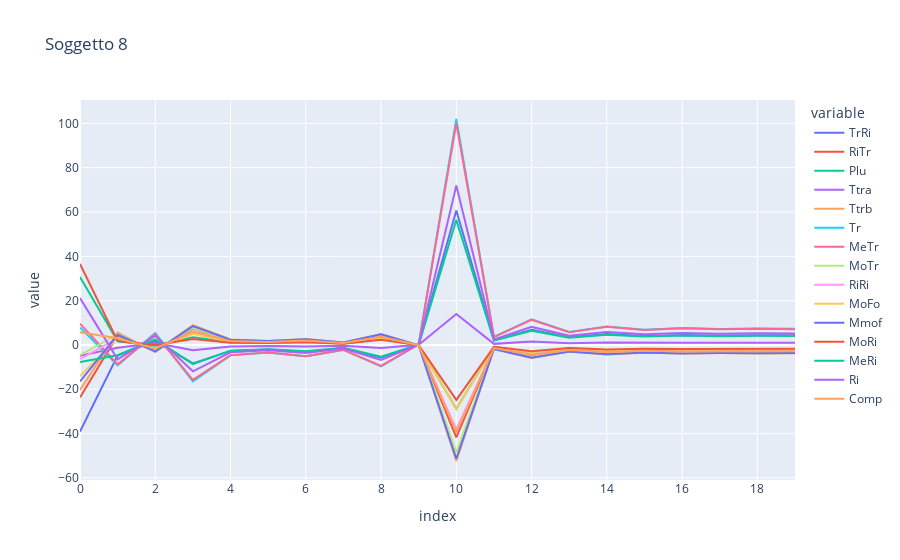
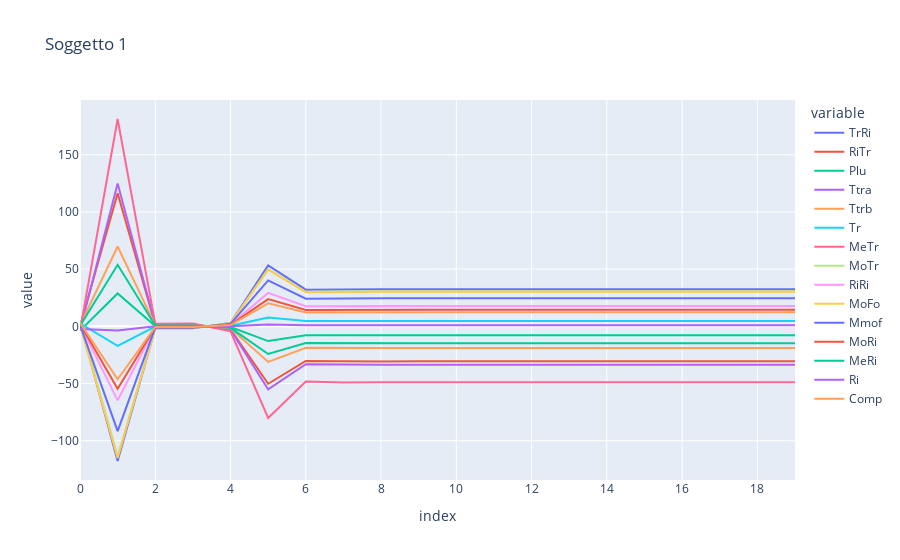
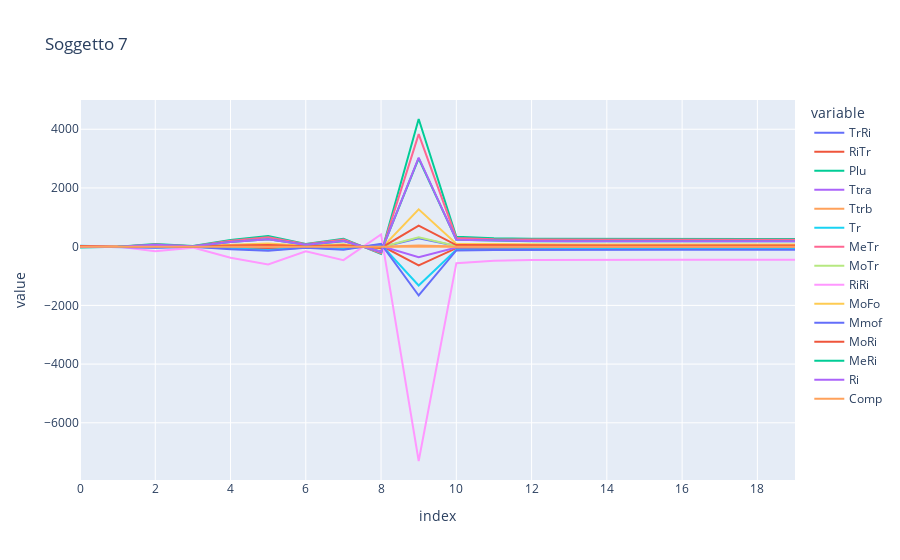

The notebook cell saved with these charts, in order:
### Code cell
fig = px.line(df_evolve_8, title='Soggetto 8')
fig.show()
fig = px.line(df_evolve_1, title='Soggetto 1')
fig.show()
fig = px.line(df_evolve_7, title='Soggetto 7')
fig.show()

### Figure 1 — Plotly figure (JSON) as saved in the notebook; plotly's stock layout.template omitted (floating-point values rounded to 4 significant figures)
{"data": [{"hovertemplate": "variable=TrRi<br>index=%{x}<br>value=%{y}<extra></extra>", "legendgroup": "TrRi", "line": {"color": "#636efa", "dash": "solid"}, "marker": {"symbol": "circle"}, "mode": "lines", "name": "TrRi", "orientation": "v", "showlegend": true, "type": "scatter", "x": [0, 1, 2, 3, 4, 5, 6, 7, 8, 9, 10, 11, 12, 13, 14, 15, 16, 17, 18, 19], "xaxis": "x", "y": [-39.1, -4.831, 1.766, -8.32, -2.673, -2.046, -3.064, -1.341, -5.748, 0.1775, 60.7, 2.133, 6.868, 3.477, 4.97, 4.06, 4.536, 4.263, 4.412, 4.328], "yaxis": "y"}, {"hovertemplate": "variable=RiTr<br>index=%{x}<br>value=%{y}<extra></extra>", "legendgroup": "RiTr", "line": {"color": "#EF553B", "dash": "solid"}, "marker": {"symbol": "circle"}, "mode": "lines", "name": "RiTr", "orientation": "v", "showlegend": true, "type": "scatter", "x": [0, 1, 2, 3, 4, 5, 6, 7, 8, 9, 10, 11, 12, 13, 14, 15, 16, 17, 18, 19], "xaxis": "x", "y": [-23.65, 4.352, -2.82, 7.399, 1.98, 1.42, 2.107, 0.9222, 3.953, -0.122, -41.74, -1.466, -4.723, -2.391, -3.418, -2.792, -3.119, -2.931, -3.034, -2.976], "yaxis": "y"}, {"hovertemplate": "variable=Plu<br>index=%{x}<br>value=%{y}<extra></extra>", "legendgroup": "Plu", "line": {"color": "#00cc96", "dash": "solid"}, "marker": {"symbol": "circle"}, "mode": "lines", "name": "Plu", "orientation": "v", "showlegend": true, "type": "scatter", "x": [0, 1, 2, 3, 4, 5, 6, 7, 8, 9, 10, 11, 12, 13, 14, 15, 16, 17, 18, 19], "xaxis": "x", "y": [30.67, 1.665, -0.3769, 3.42, 1.223, 0.9657, 1.452, 0.6356, 2.725, -0.08411, -28.77, -1.011, -3.255, -1.648, -2.356, -1.924, -2.15, -2.02, -2.091, -2.051], "yaxis": "y"}, {"hovertemplate": "variable=Ttra<br>index=%{x}<br>value=%{y}<extra></extra>", "legendgroup": "Ttra", "line": {"color": "#ab63fa", "dash": "solid"}, "marker": {"symbol": "circle"}, "mode": "lines", "name": "Ttra", "orientation": "v", "showlegend": true, "type": "scatter", "x": [0, 1, 2, 3, 4, 5, 6, 7, 8, 9, 10, 11, 12, 13, 14, 15, 16, 17, 18, 19], "xaxis": "x", "y": [-4.866, -1.308, 0.845, -2.378, -0.6532, -0.4732, -0.7031, -0.3077, -1.319, 0.04072, 13.93, 0.4893, 1.576, 0.7978, 1.141, 0.9316, 1.041, 0.9781, 1.012, 0.9931], "yaxis": "y"}, {"hovertemplate": "variable=Ttrb<br>index=%{x}<br>value=%{y}<extra></extra>", "legendgroup": "Ttrb", "line": {"color": "#FFA15A", "dash": "solid"}, "marker": {"symbol": "circle"}, "mode": "lines", "name": "Ttrb", "orientation": "v", "showlegend": true, "type": "scatter", "x": [0, 1, 2, 3, 4, 5, 6, 7, 8, 9, 10, 11, 12, 13, 14, 15, 16, 17, 18, 19], "xaxis": "x", "y": [-20.29, 5.552, -3.214, 8.988, 2.46, 1.78, 2.644, 1.157, 4.959, -0.1531, -52.36, -1.84, -5.925, -2.999, -4.288, -3.502, -3.913, -3.677, -3.806, -3.734], "yaxis": "y"}, {"hovertemplate": "variable=Tr<br>index=%{x}<br>value=%{y}<extra></extra>", "legendgroup": "Tr", "line": {"color": "#19d3f3", "dash": "solid"}, "marker": {"symbol": "circle"}, "mode": "lines", "name": "Tr", "orientation": "v", "showlegend": true, "type": "scatter", "x": [0, 1, 2, 3, 4, 5, 6, 7, 8, 9, 10, 11, 12, 13, 14, 15, 16, 17, 18, 19], "xaxis": "x", "y": [7.901, -9.169, 5.379, -16.46, -4.701, -3.457, -5.147, -2.253, -9.656, 0.2981, 102.0, 3.582, 11.54, 5.84, 8.349, 6.819, 7.619, 7.16, 7.411, 7.27], "yaxis": "y"}, {"hovertemplate": "variable=MeTr<br>index=%{x}<br>value=%{y}<extra></extra>", "legendgroup": "MeTr", "line": {"color": "#FF6692", "dash": "solid"}, "marker": {"symbol": "circle"}, "mode": "lines", "name": "MeTr", "orientation": "v", "showlegend": true, "type": "scatter", "x": [0, 1, 2, 3, 4, 5, 6, 7, 8, 9, 10, 11, 12, 13, 14, 15, 16, 17, 18, 19], "xaxis": "x", "y": [9.621, -8.724, 4.923, -15.77, -4.583, -3.392, -5.055, -2.212, -9.483, 0.2927, 100.1, 3.518, 11.33, 5.736, 8.2, 6.697, 7.483, 7.032, 7.279, 7.14], "yaxis": "y"}, {"hovertemplate": "variable=MoTr<br>index=%{x}<br>value=%{y}<extra></extra>", "legendgroup": "MoTr", "line": {"color": "#B6E880", "dash": "solid"}, "marker": {"symbol": "circle"}, "mode": "lines", "name": "MoTr", "orientation": "v", "showlegend": true, "type": "scatter", "x": [0, 1, 2, 3, 4, 5, 6, 7, 8, 9, 10, 11, 12, 13, 14, 15, 16, 17, 18, 19], "xaxis": "x", "y": [-4.587, 4.795, -2.366, 7.669, 2.223, 1.643, 2.448, 1.071, 4.592, -0.1418, -48.49, -1.704, -5.487, -2.778, -3.971, -3.243, -3.624, -3.406, -3.525, -3.458], "yaxis": "y"}, {"hovertemplate": "variable=RiRi<br>index=%{x}<br>value=%{y}<extra></extra>", "legendgroup": "RiRi", "line": {"color": "#FF97FF", "dash": "solid"}, "marker": {"symbol": "circle"}, "mode": "lines", "name": "RiRi", "orientation": "v", "showlegend": true, "type": "scatter", "x": [0, 1, 2, 3, 4, 5, 6, 7, 8, 9, 10, 11, 12, 13, 14, 15, 16, 17, 18, 19], "xaxis": "x", "y": [-6.363, 3.078, -1.964, 6.044, 1.743, 1.287, 1.917, 0.8391, 3.597, -0.111, -37.98, -1.334, -4.297, -2.175, -3.11, -2.54, -2.838, -2.667, -2.761, -2.708], "yaxis": "y"}, {"hovertemplate": "variable=MoFo<br>index=%{x}<br>value=%{y}<extra></extra>", "legendgroup": "MoFo", "line": {"color": "#FECB52", "dash": "solid"}, "marker": {"symbol": "circle"}, "mode": "lines", "name": "MoFo", "orientation": "v", "showlegend": true, "type": "scatter", "x": [0, 1, 2, 3, 4, 5, 6, 7, 8, 9, 10, 11, 12, 13, 14, 15, 16, 17, 18, 19], "xaxis": "x", "y": [-14.04, 3.199, -1.862, 5.063, 1.368, 0.9848, 1.462, 0.6398, 2.742, -0.08466, -28.96, -1.017, -3.276, -1.659, -2.371, -1.937, -2.164, -2.034, -2.105, -2.065], "yaxis": "y"}, {"hovertemplate": "variable=Mmof<br>index=%{x}<br>value=%{y}<extra></extra>", "legendgroup": "Mmof", "line": {"color": "#636efa", "dash": "solid"}, "marker": {"symbol": "circle"}, "mode": "lines", "name": "Mmof", "orientation": "v", "showlegend": true, "type": "scatter", "x": [0, 1, 2, 3, 4, 5, 6, 7, 8, 9, 10, 11, 12, 13, 14, 15, 16, 17, 18, 19], "xaxis": "x", "y": [-16.48, 4.595, -2.908, 8.476, 2.383, 1.742, 2.592, 1.134, 4.863, -0.1501, -51.35, -1.804, -5.81, -2.941, -4.205, -3.434, -3.837, -3.606, -3.733, -3.661], "yaxis": "y"}, {"hovertemplate": "variable=MoRi<br>index=%{x}<br>value=%{y}<extra></extra>", "legendgroup": "MoRi", "line": {"color": "#EF553B", "dash": "solid"}, "marker": {"symbol": "circle"}, "mode": "lines", "name": "MoRi", "orientation": "v", "showlegend": true, "type": "scatter", "x": [0, 1, 2, 3, 4, 5, 6, 7, 8, 9, 10, 11, 12, 13, 14, 15, 16, 17, 18, 19], "xaxis": "x", "y": [36.59, 1.801, 0.03013, 2.646, 1.029, 0.8305, 1.252, 0.5482, 2.35, -0.07254, -24.81, -0.8718, -2.808, -1.421, -2.032, -1.66, -1.854, -1.743, -1.804, -1.769], "yaxis": "y"}, {"hovertemplate": "variable=MeRi<br>index=%{x}<br>value=%{y}<extra></extra>", "legendgroup": "MeRi", "line": {"color": "#00cc96", "dash": "solid"}, "marker": {"symbol": "circle"}, "mode": "lines", "name": "MeRi", "orientation": "v", "showlegend": true, "type": "scatter", "x": [0, 1, 2, 3, 4, 5, 6, 7, 8, 9, 10, 11, 12, 13, 14, 15, 16, 17, 18, 19], "xaxis": "x", "y": [-7.748, -4.666, 2.561, -8.647, -2.562, -1.909, -2.848, -1.247, -5.343, 0.1649, 56.42, 1.982, 6.384, 3.232, 4.62, 3.774, 4.216, 3.962, 4.101, 4.023], "yaxis": "y"}, {"hovertemplate": "variable=Ri<br>index=%{x}<br>value=%{y}<extra></extra>", "legendgroup": "Ri", "line": {"color": "#ab63fa", "dash": "solid"}, "marker": {"symbol": "circle"}, "mode": "lines", "name": "Ri", "orientation": "v", "showlegend": true, "type": "scatter", "x": [0, 1, 2, 3, 4, 5, 6, 7, 8, 9, 10, 11, 12, 13, 14, 15, 16, 17, 18, 19], "xaxis": "x", "y": [21.17, -6.475, 4.087, -11.9, -3.341, -2.441, -3.632, -1.589, -6.813, 0.2103, 71.94, 2.527, 8.14, 4.121, 5.891, 4.812, 5.376, 5.052, 5.229, 5.13], "yaxis": "y"}, {"hovertemplate": "variable=Comp<br>index=%{x}<br>value=%{y}<extra></extra>", "legendgroup": "Comp", "line": {"color": "#FFA15A", "dash": "solid"}, "marker": {"symbol": "circle"}, "mode": "lines", "name": "Comp", "orientation": "v", "showlegend": true, "type": "scatter", "x": [0, 1, 2, 3, 4, 5, 6, 7, 8, 9, 10, 11, 12, 13, 14, 15, 16, 17, 18, 19], "xaxis": "x", "y": [5.757, 3.039, -1.707, 5.943, 1.783, 1.334, 1.992, 0.8718, 3.737, -0.1154, -39.45, -1.386, -4.464, -2.26, -3.231, -2.639, -2.949, -2.771, -2.868, -2.813], "yaxis": "y"}], "layout": {"legend": {"title": {"text": "variable"}, "tracegroupgap": 0}, "title": {"text": "Soggetto 8"}, "xaxis": {"anchor": "y", "domain": [0, 1], "title": {"text": "index"}}, "yaxis": {"anchor": "x", "domain": [0, 1], "title": {"text": "value"}}}}

### Figure 2 — Plotly figure (JSON) as saved in the notebook; plotly's stock layout.template omitted (floating-point values rounded to 4 significant figures)
{"data": [{"hovertemplate": "variable=TrRi<br>index=%{x}<br>value=%{y}<extra></extra>", "legendgroup": "TrRi", "line": {"color": "#636efa", "dash": "solid"}, "marker": {"symbol": "circle"}, "mode": "lines", "name": "TrRi", "orientation": "v", "showlegend": true, "type": "scatter", "x": [0, 1, 2, 3, 4, 5, 6, 7, 8, 9, 10, 11, 12, 13, 14, 15, 16, 17, 18, 19], "xaxis": "x", "y": [3.351, -117.7, -1.453, -1.658, 2.863, 53.23, 32.06, 32.59, 32.49, 32.48, 32.48, 32.48, 32.48, 32.48, 32.48, 32.48, 32.48, 32.48, 32.48, 32.48], "yaxis": "y"}, {"hovertemplate": "variable=RiTr<br>index=%{x}<br>value=%{y}<extra></extra>", "legendgroup": "RiTr", "line": {"color": "#EF553B", "dash": "solid"}, "marker": {"symbol": "circle"}, "mode": "lines", "name": "RiTr", "orientation": "v", "showlegend": true, "type": "scatter", "x": [0, 1, 2, 3, 4, 5, 6, 7, 8, 9, 10, 11, 12, 13, 14, 15, 16, 17, 18, 19], "xaxis": "x", "y": [-0.04201, 116.4, 1.373, 1.564, -2.7, -50.22, -30.24, -30.74, -30.65, -30.64, -30.64, -30.64, -30.64, -30.64, -30.64, -30.64, -30.64, -30.64, -30.64, -30.64], "yaxis": "y"}, {"hovertemplate": "variable=Plu<br>index=%{x}<br>value=%{y}<extra></extra>", "legendgroup": "Plu", "line": {"color": "#00cc96", "dash": "solid"}, "marker": {"symbol": "circle"}, "mode": "lines", "name": "Plu", "orientation": "v", "showlegend": true, "type": "scatter", "x": [0, 1, 2, 3, 4, 5, 6, 7, 8, 9, 10, 11, 12, 13, 14, 15, 16, 17, 18, 19], "xaxis": "x", "y": [-3.748, 28.72, 0.3517, 0.4023, -0.6938, -12.9, -7.77, -7.899, -7.875, -7.873, -7.872, -7.872, -7.872, -7.872, -7.872, -7.872, -7.872, -7.872, -7.872, -7.872], "yaxis": "y"}, {"hovertemplate": "variable=Ttra<br>index=%{x}<br>value=%{y}<extra></extra>", "legendgroup": "Ttra", "line": {"color": "#ab63fa", "dash": "solid"}, "marker": {"symbol": "circle"}, "mode": "lines", "name": "Ttra", "orientation": "v", "showlegend": true, "type": "scatter", "x": [0, 1, 2, 3, 4, 5, 6, 7, 8, 9, 10, 11, 12, 13, 14, 15, 16, 17, 18, 19], "xaxis": "x", "y": [-2.982, 124.8, 1.504, 1.715, -2.961, -55.06, -33.16, -33.71, -33.6, -33.6, -33.59, -33.59, -33.59, -33.59, -33.59, -33.59, -33.59, -33.59, -33.59, -33.59], "yaxis": "y"}, {"hovertemplate": "variable=Ttrb<br>index=%{x}<br>value=%{y}<extra></extra>", "legendgroup": "Ttrb", "line": {"color": "#FFA15A", "dash": "solid"}, "marker": {"symbol": "circle"}, "mode": "lines", "name": "Ttrb", "orientation": "v", "showlegend": true, "type": "scatter", "x": [0, 1, 2, 3, 4, 5, 6, 7, 8, 9, 10, 11, 12, 13, 14, 15, 16, 17, 18, 19], "xaxis": "x", "y": [0.9493, 69.78, 0.8507, 0.9695, -1.674, -31.13, -18.75, -19.06, -19.0, -19.0, -18.99, -18.99, -18.99, -18.99, -18.99, -18.99, -18.99, -18.99, -18.99, -18.99], "yaxis": "y"}, {"hovertemplate": "variable=Tr<br>index=%{x}<br>value=%{y}<extra></extra>", "legendgroup": "Tr", "line": {"color": "#19d3f3", "dash": "solid"}, "marker": {"symbol": "circle"}, "mode": "lines", "name": "Tr", "orientation": "v", "showlegend": true, "type": "scatter", "x": [0, 1, 2, 3, 4, 5, 6, 7, 8, 9, 10, 11, 12, 13, 14, 15, 16, 17, 18, 19], "xaxis": "x", "y": [2.503, -17.07, -0.2114, -0.2407, 0.4158, 7.732, 4.656, 4.734, 4.719, 4.718, 4.717, 4.717, 4.717, 4.717, 4.717, 4.717, 4.717, 4.717, 4.717, 4.717], "yaxis": "y"}, {"hovertemplate": "variable=MeTr<br>index=%{x}<br>value=%{y}<extra></extra>", "legendgroup": "MeTr", "line": {"color": "#FF6692", "dash": "solid"}, "marker": {"symbol": "circle"}, "mode": "lines", "name": "MeTr", "orientation": "v", "showlegend": true, "type": "scatter", "x": [0, 1, 2, 3, 4, 5, 6, 7, 8, 9, 10, 11, 12, 13, 14, 15, 16, 17, 18, 19], "xaxis": "x", "y": [-3.816, 181.2, 2.188, 2.495, -4.307, -80.1, -48.23, -49.04, -48.88, -48.87, -48.87, -48.87, -48.87, -48.87, -48.87, -48.87, -48.87, -48.87, -48.87, -48.87], "yaxis": "y"}, {"hovertemplate": "variable=MoTr<br>index=%{x}<br>value=%{y}<extra></extra>", "legendgroup": "MoTr", "line": {"color": "#B6E880", "dash": "solid"}, "marker": {"symbol": "circle"}, "mode": "lines", "name": "MoTr", "orientation": "v", "showlegend": true, "type": "scatter", "x": [0, 1, 2, 3, 4, 5, 6, 7, 8, 9, 10, 11, 12, 13, 14, 15, 16, 17, 18, 19], "xaxis": "x", "y": [3.919, -113.5, -1.368, -1.56, 2.693, 50.09, 30.16, 30.66, 30.57, 30.56, 30.56, 30.56, 30.56, 30.56, 30.56, 30.56, 30.56, 30.56, 30.56, 30.56], "yaxis": "y"}, {"hovertemplate": "variable=RiRi<br>index=%{x}<br>value=%{y}<extra></extra>", "legendgroup": "RiRi", "line": {"color": "#FF97FF", "dash": "solid"}, "marker": {"symbol": "circle"}, "mode": "lines", "name": "RiRi", "orientation": "v", "showlegend": true, "type": "scatter", "x": [0, 1, 2, 3, 4, 5, 6, 7, 8, 9, 10, 11, 12, 13, 14, 15, 16, 17, 18, 19], "xaxis": "x", "y": [1.706, -64.72, -0.7977, -0.9103, 1.571, 29.22, 17.6, 17.89, 17.83, 17.83, 17.83, 17.83, 17.83, 17.83, 17.83, 17.83, 17.83, 17.83, 17.83, 17.83], "yaxis": "y"}, {"hovertemplate": "variable=MoFo<br>index=%{x}<br>value=%{y}<extra></extra>", "legendgroup": "MoFo", "line": {"color": "#FECB52", "dash": "solid"}, "marker": {"symbol": "circle"}, "mode": "lines", "name": "MoFo", "orientation": "v", "showlegend": true, "type": "scatter", "x": [0, 1, 2, 3, 4, 5, 6, 7, 8, 9, 10, 11, 12, 13, 14, 15, 16, 17, 18, 19], "xaxis": "x", "y": [1.204, -115.0, -1.355, -1.543, 2.665, 49.56, 29.85, 30.34, 30.25, 30.24, 30.24, 30.24, 30.24, 30.24, 30.24, 30.24, 30.24, 30.24, 30.24, 30.24], "yaxis": "y"}, {"hovertemplate": "variable=Mmof<br>index=%{x}<br>value=%{y}<extra></extra>", "legendgroup": "Mmof", "line": {"color": "#636efa", "dash": "solid"}, "marker": {"symbol": "circle"}, "mode": "lines", "name": "Mmof", "orientation": "v", "showlegend": true, "type": "scatter", "x": [0, 1, 2, 3, 4, 5, 6, 7, 8, 9, 10, 11, 12, 13, 14, 15, 16, 17, 18, 19], "xaxis": "x", "y": [1.325, -91.56, -1.096, -1.248, 2.156, 40.09, 24.15, 24.55, 24.47, 24.46, 24.46, 24.46, 24.46, 24.46, 24.46, 24.46, 24.46, 24.46, 24.46, 24.46], "yaxis": "y"}, {"hovertemplate": "variable=MoRi<br>index=%{x}<br>value=%{y}<extra></extra>", "legendgroup": "MoRi", "line": {"color": "#EF553B", "dash": "solid"}, "marker": {"symbol": "circle"}, "mode": "lines", "name": "MoRi", "orientation": "v", "showlegend": true, "type": "scatter", "x": [0, 1, 2, 3, 4, 5, 6, 7, 8, 9, 10, 11, 12, 13, 14, 15, 16, 17, 18, 19], "xaxis": "x", "y": [2.239, -54.58, -0.6491, -0.7406, 1.278, 23.77, 14.32, 14.55, 14.51, 14.51, 14.5, 14.5, 14.5, 14.5, 14.5, 14.5, 14.5, 14.5, 14.5, 14.5], "yaxis": "y"}, {"hovertemplate": "variable=MeRi<br>index=%{x}<br>value=%{y}<extra></extra>", "legendgroup": "MeRi", "line": {"color": "#00cc96", "dash": "solid"}, "marker": {"symbol": "circle"}, "mode": "lines", "name": "MeRi", "orientation": "v", "showlegend": true, "type": "scatter", "x": [0, 1, 2, 3, 4, 5, 6, 7, 8, 9, 10, 11, 12, 13, 14, 15, 16, 17, 18, 19], "xaxis": "x", "y": [0.2565, 53.75, 0.6607, 0.7526, -1.3, -24.17, -14.56, -14.8, -14.75, -14.75, -14.75, -14.75, -14.75, -14.75, -14.75, -14.75, -14.75, -14.75, -14.75, -14.75], "yaxis": "y"}, {"hovertemplate": "variable=Ri<br>index=%{x}<br>value=%{y}<extra></extra>", "legendgroup": "Ri", "line": {"color": "#ab63fa", "dash": "solid"}, "marker": {"symbol": "circle"}, "mode": "lines", "name": "Ri", "orientation": "v", "showlegend": true, "type": "scatter", "x": [0, 1, 2, 3, 4, 5, 6, 7, 8, 9, 10, 11, 12, 13, 14, 15, 16, 17, 18, 19], "xaxis": "x", "y": [-2.397, -3.56, -0.04601, -0.05032, 0.08813, 1.639, 0.987, 1.003, 1.0, 1.0, 1.0, 1.0, 1.0, 1.0, 1.0, 1.0, 1.0, 1.0, 1.0, 1.0], "yaxis": "y"}, {"hovertemplate": "variable=Comp<br>index=%{x}<br>value=%{y}<extra></extra>", "legendgroup": "Comp", "line": {"color": "#FFA15A", "dash": "solid"}, "marker": {"symbol": "circle"}, "mode": "lines", "name": "Comp", "orientation": "v", "showlegend": true, "type": "scatter", "x": [0, 1, 2, 3, 4, 5, 6, 7, 8, 9, 10, 11, 12, 13, 14, 15, 16, 17, 18, 19], "xaxis": "x", "y": [3.134, -46.33, -0.5478, -0.6255, 1.079, 20.07, 12.09, 12.29, 12.25, 12.25, 12.25, 12.25, 12.25, 12.25, 12.25, 12.25, 12.25, 12.25, 12.25, 12.25], "yaxis": "y"}], "layout": {"legend": {"title": {"text": "variable"}, "tracegroupgap": 0}, "title": {"text": "Soggetto 1"}, "xaxis": {"anchor": "y", "domain": [0, 1], "title": {"text": "index"}}, "yaxis": {"anchor": "x", "domain": [0, 1], "title": {"text": "value"}}}}

### Figure 3 — Plotly figure (JSON) as saved in the notebook; plotly's stock layout.template omitted (floating-point values rounded to 4 significant figures)
{"data": [{"hovertemplate": "variable=TrRi<br>index=%{x}<br>value=%{y}<extra></extra>", "legendgroup": "TrRi", "line": {"color": "#636efa", "dash": "solid"}, "marker": {"symbol": "circle"}, "mode": "lines", "name": "TrRi", "orientation": "v", "showlegend": true, "type": "scatter", "x": [0, 1, 2, 3, 4, 5, 6, 7, 8, 9, 10, 11, 12, 13, 14, 15, 16, 17, 18, 19], "xaxis": "x", "y": [-11.61, 1.303, 4.401, 1.456, 14.79, 23.9, 6.191, 18.06, -16.57, 289.2, 22.39, 19.11, 18.12, 17.76, 17.61, 17.55, 17.53, 17.51, 17.51, 17.51], "yaxis": "y"}, {"hovertemplate": "variable=RiTr<br>index=%{x}<br>value=%{y}<extra></extra>", "legendgroup": "RiTr", "line": {"color": "#EF553B", "dash": "solid"}, "marker": {"symbol": "circle"}, "mode": "lines", "name": "RiTr", "orientation": "v", "showlegend": true, "type": "scatter", "x": [0, 1, 2, 3, 4, 5, 6, 7, 8, 9, 10, 11, 12, 13, 14, 15, 16, 17, 18, 19], "xaxis": "x", "y": [-3.908, 1.141, -12.13, -3.334, -32.58, -52.85, -13.66, -39.9, 36.66, -639.7, -49.53, -42.28, -40.09, -39.28, -38.96, -38.82, -38.77, -38.74, -38.73, -38.73], "yaxis": "y"}, {"hovertemplate": "variable=Plu<br>index=%{x}<br>value=%{y}<extra></extra>", "legendgroup": "Plu", "line": {"color": "#00cc96", "dash": "solid"}, "marker": {"symbol": "circle"}, "mode": "lines", "name": "Plu", "orientation": "v", "showlegend": true, "type": "scatter", "x": [0, 1, 2, 3, 4, 5, 6, 7, 8, 9, 10, 11, 12, 13, 14, 15, 16, 17, 18, 19], "xaxis": "x", "y": [-30.63, -3.521, 88.33, 20.37, 224.8, 360.0, 93.64, 272.7, -248.8, 4349.0, 336.7, 287.4, 272.6, 267.1, 264.8, 263.9, 263.6, 263.4, 263.3, 263.3], "yaxis": "y"}, {"hovertemplate": "variable=Ttra<br>index=%{x}<br>value=%{y}<extra></extra>", "legendgroup": "Ttra", "line": {"color": "#ab63fa", "dash": "solid"}, "marker": {"symbol": "circle"}, "mode": "lines", "name": "Ttra", "orientation": "v", "showlegend": true, "type": "scatter", "x": [0, 1, 2, 3, 4, 5, 6, 7, 8, 9, 10, 11, 12, 13, 14, 15, 16, 17, 18, 19], "xaxis": "x", "y": [6.261, 2.383, -3.147, -2.722, -16.92, -29.23, -7.338, -21.74, 20.63, -357.0, -27.64, -23.59, -22.37, -21.92, -21.74, -21.66, -21.63, -21.62, -21.61, -21.61], "yaxis": "y"}, {"hovertemplate": "variable=Ttrb<br>index=%{x}<br>value=%{y}<extra></extra>", "legendgroup": "Ttrb", "line": {"color": "#FFA15A", "dash": "solid"}, "marker": {"symbol": "circle"}, "mode": "lines", "name": "Ttrb", "orientation": "v", "showlegend": true, "type": "scatter", "x": [0, 1, 2, 3, 4, 5, 6, 7, 8, 9, 10, 11, 12, 13, 14, 15, 16, 17, 18, 19], "xaxis": "x", "y": [-1.531, 1.94, -5.411, 1.286, 0.4117, 2.919, 0.4784, 1.784, -2.474, 39.3, 3.042, 2.597, 2.463, 2.413, 2.393, 2.385, 2.381, 2.38, 2.379, 2.379], "yaxis": "y"}, {"hovertemplate": "variable=Tr<br>index=%{x}<br>value=%{y}<extra></extra>", "legendgroup": "Tr", "line": {"color": "#19d3f3", "dash": "solid"}, "marker": {"symbol": "circle"}, "mode": "lines", "name": "Tr", "orientation": "v", "showlegend": true, "type": "scatter", "x": [0, 1, 2, 3, 4, 5, 6, 7, 8, 9, 10, 11, 12, 13, 14, 15, 16, 17, 18, 19], "xaxis": "x", "y": [28.87, 0.1866, -26.04, -6.134, -68.5, -109.6, -28.51, -83.0, 75.69, -1323.0, -102.5, -87.46, -82.94, -81.26, -80.59, -80.31, -80.2, -80.15, -80.13, -80.12], "yaxis": "y"}, {"hovertemplate": "variable=MeTr<br>index=%{x}<br>value=%{y}<extra></extra>", "legendgroup": "MeTr", "line": {"color": "#FF6692", "dash": "solid"}, "marker": {"symbol": "circle"}, "mode": "lines", "name": "MeTr", "orientation": "v", "showlegend": true, "type": "scatter", "x": [0, 1, 2, 3, 4, 5, 6, 7, 8, 9, 10, 11, 12, 13, 14, 15, 16, 17, 18, 19], "xaxis": "x", "y": [9.017, 1.31, 76.57, 17.8, 198.4, 317.3, 82.58, 240.4, -219.3, 3833.0, 296.8, 253.3, 240.2, 235.4, 233.4, 232.6, 232.3, 232.2, 232.1, 232.1], "yaxis": "y"}, {"hovertemplate": "variable=MoTr<br>index=%{x}<br>value=%{y}<extra></extra>", "legendgroup": "MoTr", "line": {"color": "#B6E880", "dash": "solid"}, "marker": {"symbol": "circle"}, "mode": "lines", "name": "MoTr", "orientation": "v", "showlegend": true, "type": "scatter", "x": [0, 1, 2, 3, 4, 5, 6, 7, 8, 9, 10, 11, 12, 13, 14, 15, 16, 17, 18, 19], "xaxis": "x", "y": [-3.819, 3.212, 4.122, 1.543, 16.7, 26.82, 6.966, 20.3, -18.55, 324.1, 25.1, 21.42, 20.31, 19.9, 19.74, 19.67, 19.64, 19.63, 19.63, 19.62], "yaxis": "y"}, {"hovertemplate": "variable=RiRi<br>index=%{x}<br>value=%{y}<extra></extra>", "legendgroup": "RiRi", "line": {"color": "#FF97FF", "dash": "solid"}, "marker": {"symbol": "circle"}, "mode": "lines", "name": "RiRi", "orientation": "v", "showlegend": true, "type": "scatter", "x": [0, 1, 2, 3, 4, 5, 6, 7, 8, 9, 10, 11, 12, 13, 14, 15, 16, 17, 18, 19], "xaxis": "x", "y": [20.99, 1.668, -153.3, -32.71, -379.6, -604.7, -157.7, -458.6, 417.3, -7301.0, -565.2, -482.5, -457.6, -448.3, -444.6, -443.1, -442.4, -442.2, -442.0, -442.0], "yaxis": "y"}, {"hovertemplate": "variable=MoFo<br>index=%{x}<br>value=%{y}<extra></extra>", "legendgroup": "MoFo", "line": {"color": "#FECB52", "dash": "solid"}, "marker": {"symbol": "circle"}, "mode": "lines", "name": "MoFo", "orientation": "v", "showlegend": true, "type": "scatter", "x": [0, 1, 2, 3, 4, 5, 6, 7, 8, 9, 10, 11, 12, 13, 14, 15, 16, 17, 18, 19], "xaxis": "x", "y": [-2.478, -2.689, 32.55, 4.789, 67.55, 105.7, 27.81, 80.55, -72.6, 1273.0, 98.59, 84.15, 79.81, 78.19, 77.54, 77.28, 77.16, 77.12, 77.1, 77.09], "yaxis": "y"}, {"hovertemplate": "variable=Mmof<br>index=%{x}<br>value=%{y}<extra></extra>", "legendgroup": "Mmof", "line": {"color": "#636efa", "dash": "solid"}, "marker": {"symbol": "circle"}, "mode": "lines", "name": "Mmof", "orientation": "v", "showlegend": true, "type": "scatter", "x": [0, 1, 2, 3, 4, 5, 6, 7, 8, 9, 10, 11, 12, 13, 14, 15, 16, 17, 18, 19], "xaxis": "x", "y": [9.865, -2.074, -38.8, -6.395, -87.95, -138.0, -36.25, -105.1, 94.8, -1662.0, -128.7, -109.8, -104.2, -102.1, -101.2, -100.9, -100.7, -100.7, -100.6, -100.6], "yaxis": "y"}, {"hovertemplate": "variable=MoRi<br>index=%{x}<br>value=%{y}<extra></extra>", "legendgroup": "MoRi", "line": {"color": "#EF553B", "dash": "solid"}, "marker": {"symbol": "circle"}, "mode": "lines", "name": "MoRi", "orientation": "v", "showlegend": true, "type": "scatter", "x": [0, 1, 2, 3, 4, 5, 6, 7, 8, 9, 10, 11, 12, 13, 14, 15, 16, 17, 18, 19], "xaxis": "x", "y": [25.68, -0.3178, 14.14, 3.598, 36.57, 59.06, 15.3, 44.64, -40.92, 714.5, 55.31, 47.21, 44.78, 43.87, 43.51, 43.36, 43.29, 43.27, 43.26, 43.25], "yaxis": "y"}, {"hovertemplate": "variable=MeRi<br>index=%{x}<br>value=%{y}<extra></extra>", "legendgroup": "MeRi", "line": {"color": "#00cc96", "dash": "solid"}, "marker": {"symbol": "circle"}, "mode": "lines", "name": "MeRi", "orientation": "v", "showlegend": true, "type": "scatter", "x": [0, 1, 2, 3, 4, 5, 6, 7, 8, 9, 10, 11, 12, 13, 14, 15, 16, 17, 18, 19], "xaxis": "x", "y": [-7.605, -2.688, 64.33, 13.44, 156.3, 248.9, 64.91, 188.8, -171.8, 3005.0, 232.6, 198.6, 188.3, 184.5, 183.0, 182.4, 182.1, 182.0, 181.9, 181.9], "yaxis": "y"}, {"hovertemplate": "variable=Ri<br>index=%{x}<br>value=%{y}<extra></extra>", "legendgroup": "Ri", "line": {"color": "#ab63fa", "dash": "solid"}, "marker": {"symbol": "circle"}, "mode": "lines", "name": "Ri", "orientation": "v", "showlegend": true, "type": "scatter", "x": [0, 1, 2, 3, 4, 5, 6, 7, 8, 9, 10, 11, 12, 13, 14, 15, 16, 17, 18, 19], "xaxis": "x", "y": [-7.512, -2.065, 63.65, 13.84, 157.4, 251.2, 65.43, 190.4, -173.5, 3034.0, 234.9, 200.5, 190.1, 186.3, 184.7, 184.1, 183.8, 183.7, 183.7, 183.7], "yaxis": "y"}, {"hovertemplate": "variable=Comp<br>index=%{x}<br>value=%{y}<extra></extra>", "legendgroup": "Comp", "line": {"color": "#FFA15A", "dash": "solid"}, "marker": {"symbol": "circle"}, "mode": "lines", "name": "Comp", "orientation": "v", "showlegend": true, "type": "scatter", "x": [0, 1, 2, 3, 4, 5, 6, 7, 8, 9, 10, 11, 12, 13, 14, 15, 16, 17, 18, 19], "xaxis": "x", "y": [1.317, 1.07, 2.543, -0.4684, 1.649, 1.531, 0.5362, 1.369, -0.8339, 16.52, 1.279, 1.092, 1.035, 1.014, 1.006, 1.002, 1.001, 1.0, 1.0, 1.0], "yaxis": "y"}], "layout": {"legend": {"title": {"text": "variable"}, "tracegroupgap": 0}, "title": {"text": "Soggetto 7"}, "xaxis": {"anchor": "y", "domain": [0, 1], "title": {"text": "index"}}, "yaxis": {"anchor": "x", "domain": [0, 1], "title": {"text": "value"}}}}
